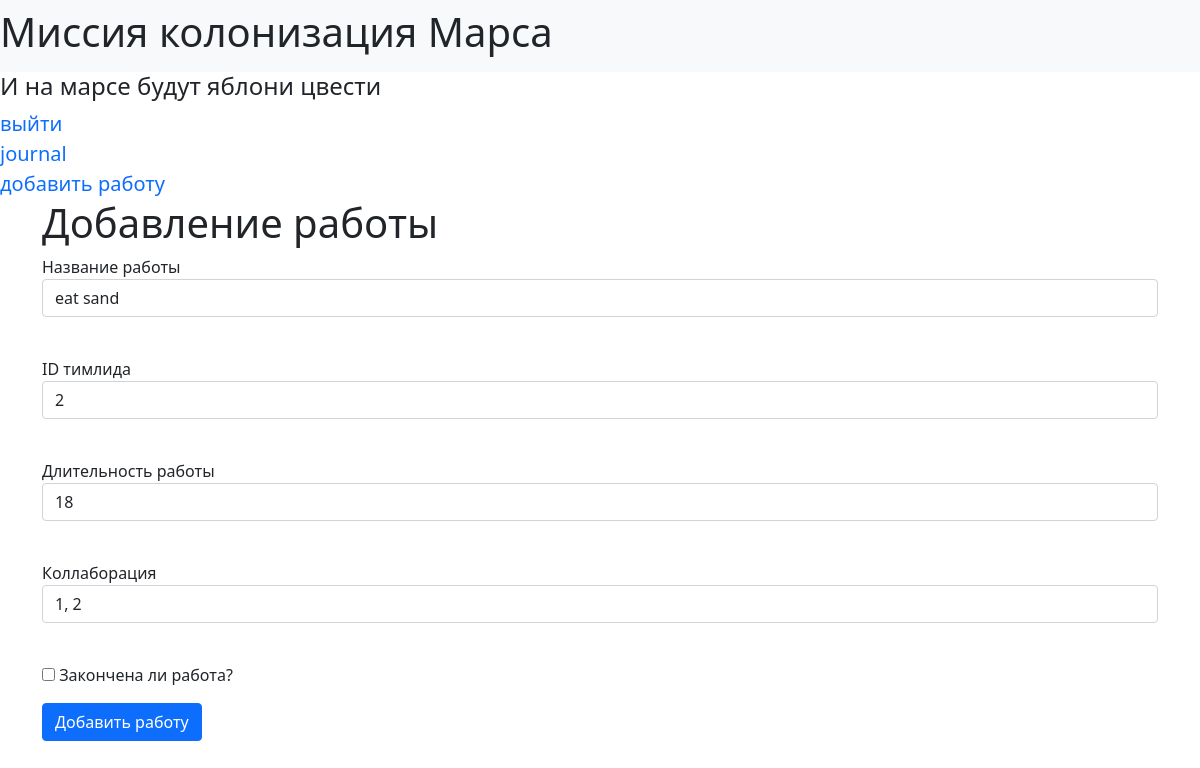
/jobs/5 (signed in), run on the app's committed database.
### mars_explorer/data/jobs.py (models this page shows, shortened)
class Jobs(SqlAlchemyBase, UserMixin, SerializerMixin):
    __tablename__ = "jobs"
    id = sqlalchemy.Column(sqlalchemy.Integer, primary_key=True, autoincrement=True)
    teamleader = sqlalchemy.Column(sqlalchemy.Integer, sqlalchemy.ForeignKey("users.id"))
    job = sqlalchemy.Column(sqlalchemy.String, nullable=True)
    work_size = sqlalchemy.Column(sqlalchemy.Integer, nullable=True)
    collaborators = sqlalchemy.Column(sqlalchemy.String, nullable=True)
    start_date = sqlalchemy.Column(sqlalchemy.DateTime, default=datetime.datetime.now)
    end_date = sqlalchemy.Column(sqlalchemy.DateTime, default=datetime.datetime.now)
    is_finished = sqlalchemy.Column(sqlalchemy.Boolean, default=True)
    user = orm.relationship("User")

### mars_explorer/main_sqlalchemy.py (the view, shortened to what this page needs)
@app.route('/jobs/<int:id>', methods=['GET', 'POST'])
@login_required
def job_edit(id):
    form = AddJobForm()
    if request.method == "GET":
        db_sess = db_session.create_session()
        jobs = db_sess.query(Jobs).filter(Jobs.id == id,
                                          (Jobs.teamleader == current_user.id) | (
                                                      current_user.id == 1)).first()
        if jobs:
            form.job.data = jobs.job
            form.team_leader.data = jobs.teamleader
            form.work_size.data = jobs.work_size
            form.collaborators.data = jobs.collaborators
            form.is_finished.data = jobs.is_finished
        else:
            abort(404)
    return render_template('add_job.html', title='Job Edit', form=form)

### mars_explorer/data/add_job.py
class AddJobForm(FlaskForm):
    job = StringField('Название работы', validators=[DataRequired()])
    team_leader = IntegerField('ID тимлида', validators=[DataRequired()])
    work_size = StringField('Длительность работы', validators=[DataRequired()])
    collaborators = StringField('Коллаборация', validators=[DataRequired()])
    is_finished = BooleanField('Закончена ли работа?')
    submit = SubmitField('Добавить работу')

### mars_explorer/data/db_session.py (called while the page is built)
def create_session() -> Session:
    global __factory
    return __factory()

### mars_explorer/main_sqlalchemy.py (called while the page is built)
@login_manager.user_loader
def load_user(user_id):
    db_sess = db_session.create_session()
    return db_sess.query(User).get(user_id)

### mars_explorer/templates/add_job.html (shortened to what this page needs)
{% extends "base.html" %}
{% block content %}
<h1>Добавление работы</h1>
<form action="" method="post">
    <p>
        {{ form.job.label }}<br>
        {{ form.job(class="form-control") }}<br>
    </p>
    <p>
        {{ form.team_leader.label }}<br>
        {{ form.team_leader(class="form-control") }}<br>
    </p>
    <p>
        {{ form.work_size.label }}<br>
        {{ form.work_size(class="form-control") }}<br>
    </p>
    <p>
        {{ form.collaborators.label }}<br>
        {{ form.collaborators(class="form-control") }}<br>
    </p>
    <p>{{ form.is_finished() }} {{ form.is_finished.label }}</p>
    <p>{{ form.submit(type="submit", class="btn btn-primary") }}</p>
</form>
{% endblock %}

### data on the page
Jobs: job "eat sand", work_size "18", collaborators "1, 2"
